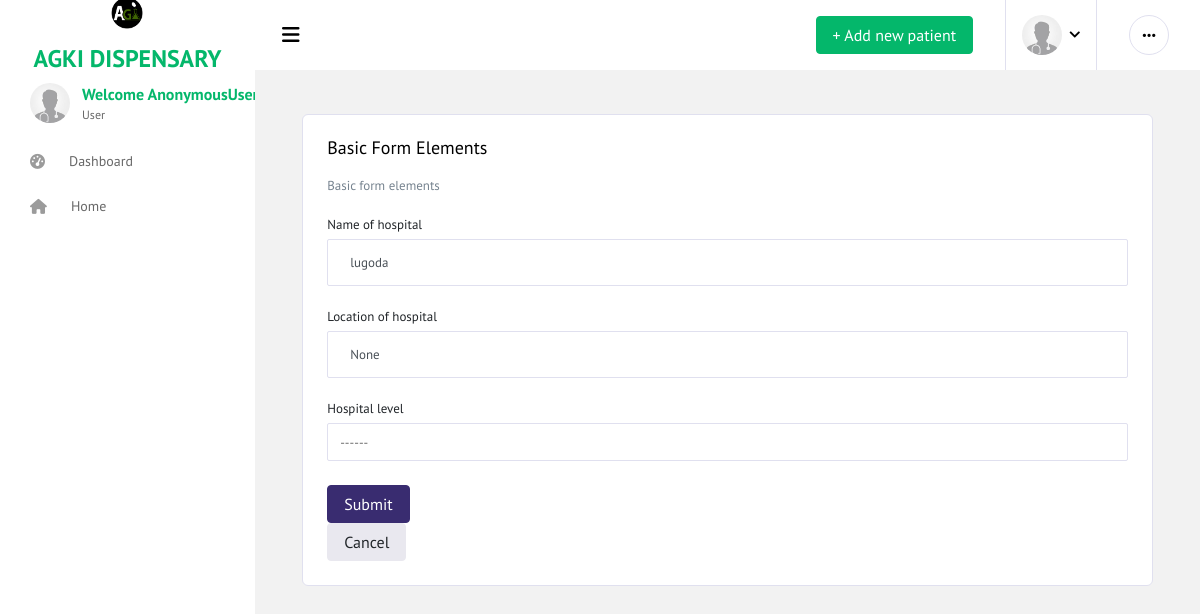
/hospitalEdit/5/, run on the app's committed database.
### app/models.py (models this page shows, shortened)
class HospitalRegistrationModel(models.Model):
    name = models.CharField(max_length=20)
    level = models.CharField(max_length=20)
    location = models.CharField(max_length=20,null=True,blank=True)
    region = models.CharField(max_length=20,null=True,blank=True)
    district = models.CharField(max_length=20,null=True,blank=True)
    ward = models.CharField(max_length=20,null=True,blank=True)
    street = models.CharField(max_length=20,null=True,blank=True)
    service = models.CharField(max_length=20,null=True,blank=True)
    registerd_time = models.DateTimeField(auto_now_add=True,null=True,blank=True)

### app/views.py (the view)
# urls.py: path('hospitalEdit/<int:id>/', views.hospitalEdit,name='hospitalEdit'),
def hospitalEdit(request,id):
    s = HospitalRegistrationModel.objects.get(id=id)
    form = HospitalEditForm(instance=s)
    if request.method=='POST':
        form = HospitalEditForm(request.POST,instance=s)
        if form.is_valid():
            form.save()
            return redirect('registeredHosptal')
    context = {
            'form':form,
            's':s
         }
    return render(request,'app/hospitalEdit.html',context)

### app/forms.py
class HospitalEditForm(forms.ModelForm):
    class Meta:
        model = HospitalRegistrationModel
        fields = ['name','level','location']

### app/templates/app/hospitalEdit.html (shortened to what this page needs)
{% extends 'app/base2.html' %}
{%block content%}
<br>
<div class="container">
<div class="col-12 grid-margin stretch-card">
    <div class="card">
        <div class="card-body">
            <h4 class="card-title">Basic form elements</h4>
            <p class="card-description">
              Basic form elements
            </p>
            <form class="forms-sample" method='POST'>
              <div class="form-group">
                <label for="name">Name of hospital</label>
                <input type="text" class="form-control" name="name" value="{{s.name}}">
              </div>
              <div class="form-group">
                <label for="location">Location of hospital</label>
                <input type="text" class="form-control" name="location" value="{{s.location}}">
              </div>
              <div class="form-group">
                <label for="level">Hospital level</label>
                  <select class="form-control" name="level" value="{{s.level}}">
                    <option>------</option>
                  </select>
                </div>
              <button type="submit" class="btn btn-primary mr-2">Submit</button>
            </form>
            <a href="{% url 'registeredHosptal' %}"><button class="btn btn-light">Cancel</button></a>
        </div>
    </div>
</div>
</div>
{%endblock%}

### data on the page
HospitalRegistrationModel: name "lugoda", location "None", level "------"
